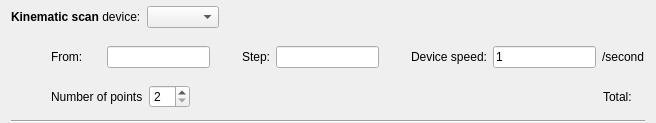
<?xml version="1.0" encoding="UTF-8"?>
<ui version="4.0">
 <class>Form</class>
 <widget class="QWidget" name="Form">
  <property name="geometry">
   <rect>
    <x>0</x>
    <y>0</y>
    <width>656</width>
    <height>123</height>
   </rect>
  </property>
  <property name="windowTitle">
   <string>Form</string>
  </property>
  <layout class="QVBoxLayout" name="verticalLayout">
   <property name="topMargin">
    <number>0</number>
   </property>
   <property name="bottomMargin">
    <number>0</number>
   </property>
   <item>
    <layout class="QHBoxLayout" name="horizontalLayout">
     <item>
      <widget class="QLabel" name="label">
       <property name="minimumSize">
        <size>
         <width>90</width>
         <height>0</height>
        </size>
       </property>
       <property name="text">
        <string>&lt;html&gt;&lt;head/&gt;&lt;body&gt;&lt;p&gt;&lt;span style=&quot; font-weight:600;&quot;&gt;Kinematic scan&lt;/span&gt; device:&lt;/p&gt;&lt;/body&gt;&lt;/html&gt;</string>
       </property>
      </widget>
     </item>
     <item>
      <widget class="QComboBox" name="device"/>
     </item>
     <item>
      <spacer name="horizontalSpacer">
       <property name="orientation">
        <enum>Qt::Horizontal</enum>
       </property>
       <property name="sizeHint" stdset="0">
        <size>
         <width>40</width>
         <height>20</height>
        </size>
       </property>
      </spacer>
     </item>
     <item>
      <widget class="QWidget" name="buttons" native="true">
       <property name="minimumSize">
        <size>
         <width>156</width>
         <height>34</height>
        </size>
       </property>
      </widget>
     </item>
    </layout>
   </item>
   <item>
    <layout class="QHBoxLayout" name="horizontalLayout_2">
     <item>
      <spacer name="horizontalSpacer_2">
       <property name="orientation">
        <enum>Qt::Horizontal</enum>
       </property>
       <property name="sizeType">
        <enum>QSizePolicy::Fixed</enum>
       </property>
       <property name="sizeHint" stdset="0">
        <size>
         <width>40</width>
         <height>20</height>
        </size>
       </property>
      </spacer>
     </item>
     <item>
      <widget class="QLabel" name="label_2">
       <property name="minimumSize">
        <size>
         <width>50</width>
         <height>0</height>
        </size>
       </property>
       <property name="text">
        <string>From:</string>
       </property>
      </widget>
     </item>
     <item>
      <widget class="QLineEdit" name="start"/>
     </item>
     <item>
      <widget class="QLabel" name="unit1">
       <property name="text">
        <string/>
       </property>
      </widget>
     </item>
     <item>
      <spacer name="horizontalSpacer_5">
       <property name="orientation">
        <enum>Qt::Horizontal</enum>
       </property>
       <property name="sizeType">
        <enum>QSizePolicy::Fixed</enum>
       </property>
       <property name="sizeHint" stdset="0">
        <size>
         <width>13</width>
         <height>13</height>
        </size>
       </property>
      </spacer>
     </item>
     <item>
      <widget class="QLabel" name="label_3">
       <property name="text">
        <string>Step:</string>
       </property>
      </widget>
     </item>
     <item>
      <widget class="QLineEdit" name="step"/>
     </item>
     <item>
      <widget class="QLabel" name="unit2">
       <property name="text">
        <string/>
       </property>
      </widget>
     </item>
     <item>
      <spacer name="horizontalSpacer_7">
       <property name="orientation">
        <enum>Qt::Horizontal</enum>
       </property>
       <property name="sizeType">
        <enum>QSizePolicy::Fixed</enum>
       </property>
       <property name="sizeHint" stdset="0">
        <size>
         <width>13</width>
         <height>13</height>
        </size>
       </property>
      </spacer>
     </item>
     <item>
      <widget class="QLabel" name="label_4">
       <property name="text">
        <string>Device speed:</string>
       </property>
      </widget>
     </item>
     <item>
      <widget class="QLineEdit" name="speed">
       <property name="text">
        <string>1</string>
       </property>
      </widget>
     </item>
     <item>
      <widget class="QLabel" name="unit3">
       <property name="text">
        <string>/second</string>
       </property>
      </widget>
     </item>
    </layout>
   </item>
   <item>
    <layout class="QHBoxLayout" name="horizontalLayout_3">
     <item>
      <spacer name="horizontalSpacer_4">
       <property name="orientation">
        <enum>Qt::Horizontal</enum>
       </property>
       <property name="sizeType">
        <enum>QSizePolicy::Fixed</enum>
       </property>
       <property name="sizeHint" stdset="0">
        <size>
         <width>40</width>
         <height>20</height>
        </size>
       </property>
      </spacer>
     </item>
     <item>
      <widget class="QLabel" name="label_5">
       <property name="text">
        <string>Number of points</string>
       </property>
      </widget>
     </item>
     <item>
      <widget class="QSpinBox" name="numpoints">
       <property name="minimum">
        <number>2</number>
       </property>
       <property name="value">
        <number>2</number>
       </property>
      </widget>
     </item>
     <item>
      <spacer name="horizontalSpacer_3">
       <property name="orientation">
        <enum>Qt::Horizontal</enum>
       </property>
       <property name="sizeHint" stdset="0">
        <size>
         <width>40</width>
         <height>20</height>
        </size>
       </property>
      </spacer>
     </item>
     <item>
      <widget class="QLabel" name="totalLabel">
       <property name="text">
        <string>Total:</string>
       </property>
      </widget>
     </item>
     <item>
      <spacer name="horizontalSpacer_6">
       <property name="orientation">
        <enum>Qt::Horizontal</enum>
       </property>
       <property name="sizeType">
        <enum>QSizePolicy::Fixed</enum>
       </property>
       <property name="sizeHint" stdset="0">
        <size>
         <width>13</width>
         <height>1</height>
        </size>
       </property>
      </spacer>
     </item>
    </layout>
   </item>
   <item>
    <widget class="Line" name="line">
     <property name="orientation">
      <enum>Qt::Horizontal</enum>
     </property>
    </widget>
   </item>
  </layout>
 </widget>
 <tabstops>
  <tabstop>device</tabstop>
  <tabstop>start</tabstop>
  <tabstop>step</tabstop>
 </tabstops>
 <resources>
  <include location="../../../../resources/nicos-gui.qrc"/>
 </resources>
 <connections/>
</ui>
